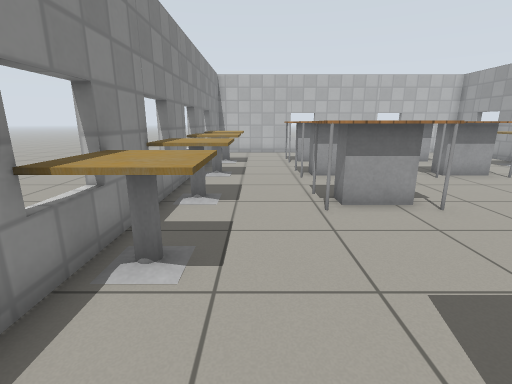
View 1 (above)

14 first-person views from a walk through a world built for the Gazebo simulator. The camera is 1 m above the floor, tilts 14° down and sees 85° across. The floor is counted in squares, 0.5 m on a side. Each view is taken from the middle of a square. On the plan, view 1 faces up. The plan holds only what a view shows up to about 16 squares ahead; the rest is blank. Simple patterns stand in for the simulator's built-in surfaces.

View 2
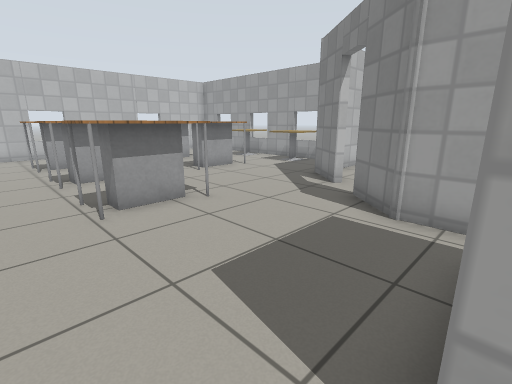

View 3
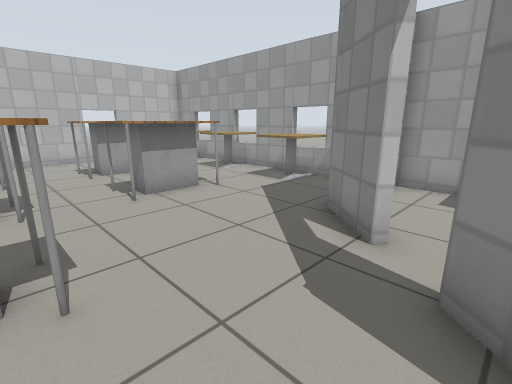

View 4
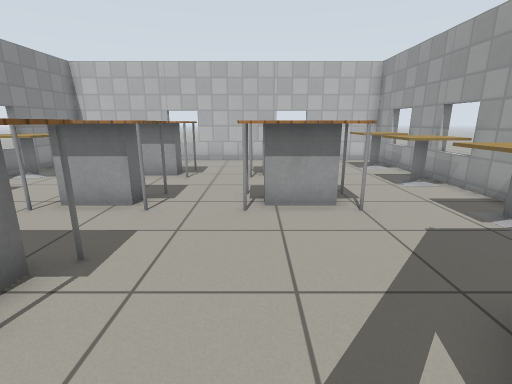

View 5
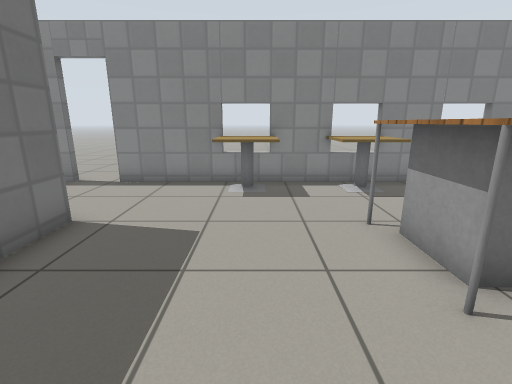

View 6
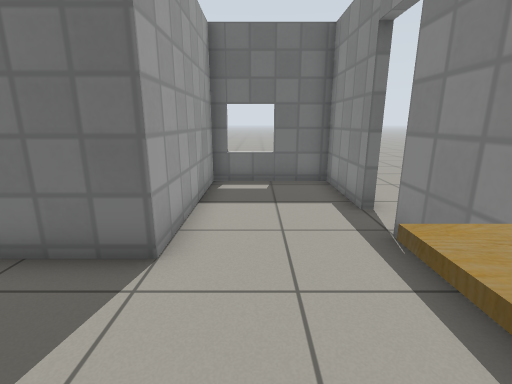

View 7
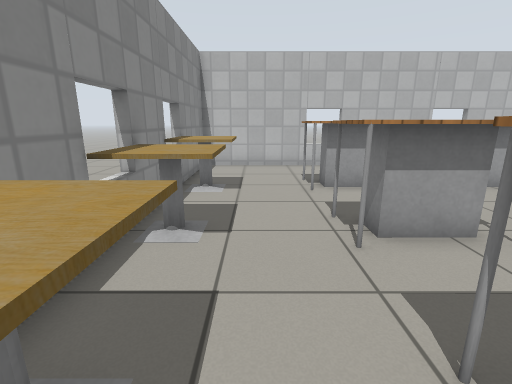

View 8
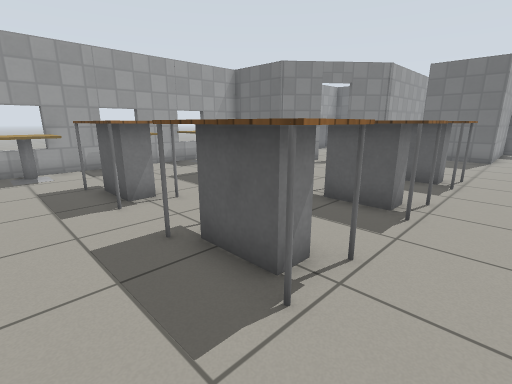

View 9
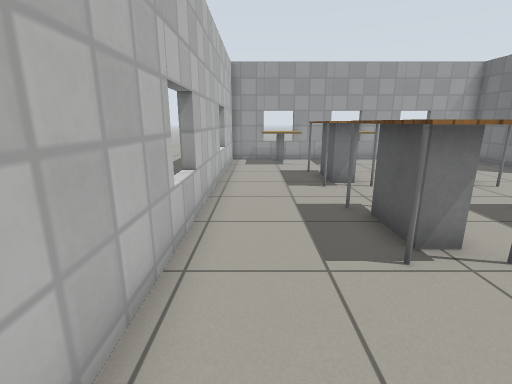

View 10
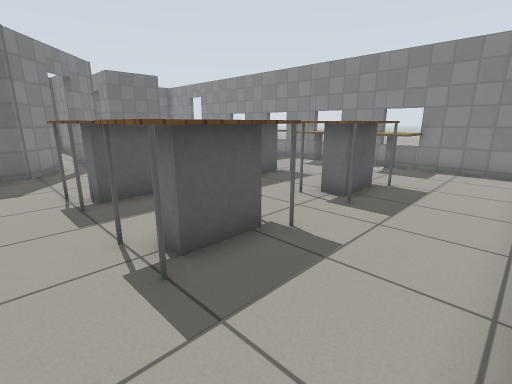

View 11
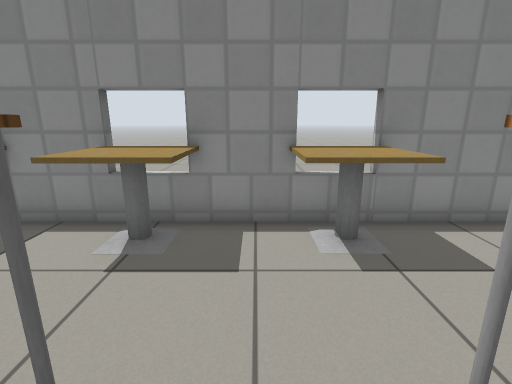

View 12
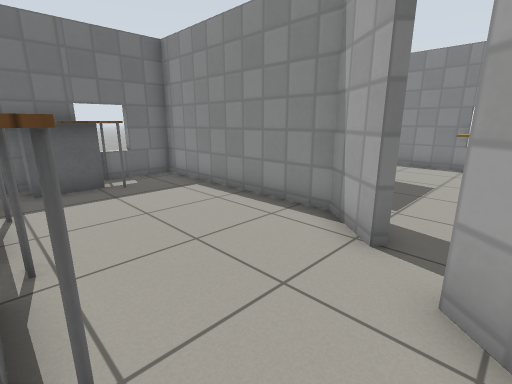

View 13
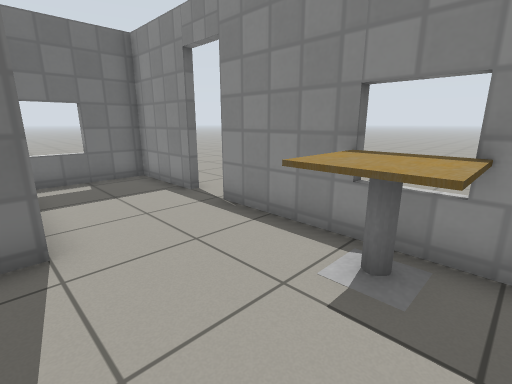

View 14
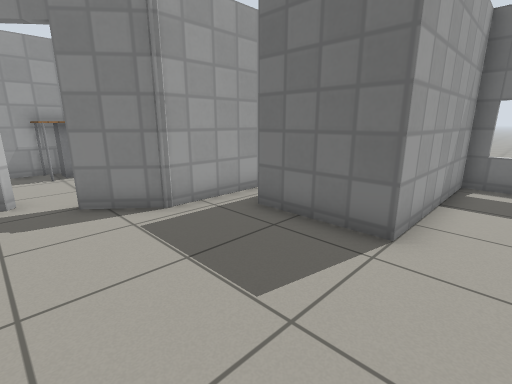

### Floor plan
Points are (right, up) in squares from view 1. A wall is a line through its corners. A room is listed if a view was taken in it or the views show most of it. See-through windows are left out.
Room 1 (views 1, 2, 3, 4, 5, 6, 7, 8, 9, 10, 11, 13, 14)
walls: (8.4, 4.7) (9.8, 6.3) (13.4, 6.3) (13.4, 19.3) (-2.5, 19.3) (-2.5, -0.8); (6.1, -1.3) (6.1, 1.9) (7.4, 3.5); (-2.5, -2.3) (-2.5, -5.6) (1.5, -5.6) (1.5, 0.2) (4.9, 0.2)
ways out: open door at (8, 4) to room 2; open door at (-3, -1.5)
objects: cafe table (-2, 3) to (-1, 4); cafe table (-2, 7) to (-1, 8); cafe table (-2, 10) to (-1, 12); cafe table (-2, 14) to (-1, 15); table (2, 6) to (4, 8); table (2, 10) to (4, 12); table (2, 14) to (4, 16); table (7, 10) to (9, 12); table (7, 14) to (9, 16); cafe table (12, 9) to (13, 10); cafe table (12, 13) to (13, 14); cafe table (12, 16) to (13, 17)
Room 2 (view 12)
walls: (13.4, 2.3) (13.4, 6) (11.5, 6); (7.4, 3.5) (7.6, 3.3) (6.4, 1.8) (6.4, -5.6) (11.4, -5.6); (9.2, 5.2) (8.7, 4.5) (8.4, 4.7)
ways out: open door at (8, 4) to room 1
objects: table (9, -5) to (11, -4); other object (12, -3); table (12, -2); table (12, 0); table (12, 1) to (13, 3)

Where each view was taken, in squares from view 1:
view 1: 0 up, 0 right, facing up
view 2: 0 up, 0 right, facing up-right
view 3: 3 up, 4 right, facing up-right
view 4: 4 up, 7 right, facing up
view 5: 4 up, 7 right, facing left
view 6: 4 up, 0 right, facing down
view 7: 6 up, 0 right, facing up
view 8: 18 up, 0 right, facing down-right
view 9: 18 up, 2 left, facing right
view 10: 19 up, 11 right, facing down-left
view 11: 13 up, 3 right, facing left
view 12: 5 up, 12 right, facing down-left
view 13: 5 up, 2 right, facing down-left
view 14: 5 up, 0 right, facing down-right
